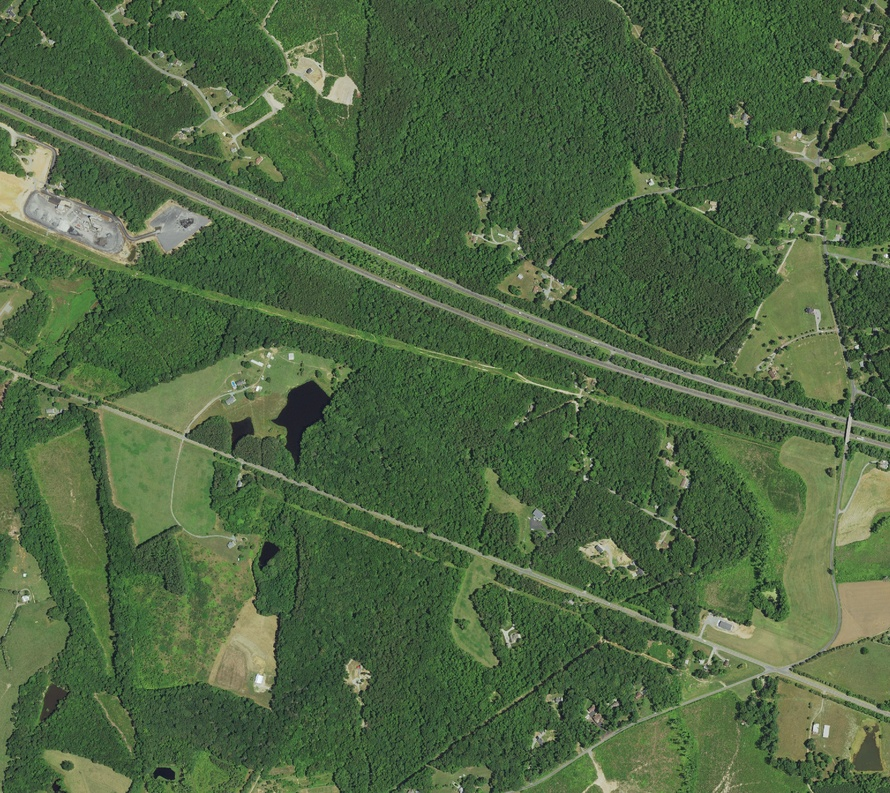
#> input picture data/NAIP/m_3707807_ne_17_060_20210629.jpg, 890 x 793 px, shrunk from 2314 x 2061 before the run, found by its file name
$ python traj_sim.py
#> lines starting #> are read from the running program, lines starting #| are printed output that depends on the picture
import cv2
import matplotlib.pyplot as plt
import numpy as np
from scipy.interpolate import CubicSpline


def generate_uav_trajectory(patch_size, map_height, map_width, step_size_px, trajectory_type='linear', **kwargs):
    margin_y = patch_size // 2
    margin_x = patch_size // 2

    def in_bounds(x, y):
        return margin_x <= x < map_width - margin_x and margin_y <= y < map_height - margin_y

    if trajectory_type == 'linear':
        start = np.array([
            np.random.randint(margin_x, map_width - margin_x),
            np.random.randint(margin_y, map_height - margin_y)
        ])
        direction = np.random.randn(2)
        direction = direction / np.linalg.norm(direction)

        coords = []
        current = start.copy()
        while in_bounds(current[0], current[1]):
            coords.append(current.copy())
            current = current + direction * step_size_px

    elif trajectory_type == 'sine':
        xs = np.arange(margin_x, map_width - margin_x, step_size_px)
        amplitude = (map_height - 2 * margin_y) / 4
        frequency = 2 * np.pi / len(xs)
        ys = (map_height / 2) + amplitude * np.sin(frequency * np.arange(len(xs)))
        coords = np.stack([xs, ys], axis=1)

    elif trajectory_type == 'circular':
        center_x = np.random.randint(margin_x + patch_size, map_width - margin_x - patch_size)
        center_y = np.random.randint(margin_y + patch_size, map_height - margin_y - patch_size)
        radius = kwargs.get("radius", min(map_height, map_width) // 4)

        angles = np.linspace(0, 2 * np.pi, int(2 * np.pi * radius / step_size_px))
        xs = center_x + radius * np.cos(angles)
        ys = center_y + radius * np.sin(angles)
        coords = np.stack([xs, ys], axis=1)

    elif trajectory_type == 'spline':
        start = np.array([
            np.random.randint(margin_x, map_width - margin_x),
            np.random.randint(margin_y, map_height - margin_y)
        ])
        end = np.array([
            np.random.randint(margin_x, map_width - margin_x),
            np.random.randint(margin_y, map_height - margin_y)
        ])
        mid1 = (start + end) / 2 + np.random.randn(2) * 50
        mid2 = (start + end) / 2 - np.random.randn(2) * 50

        path_points = np.stack([start, mid1, mid2, end])
        t = np.linspace(0, 1, path_points.shape[0])
        ts = np.linspace(0, 1, int(np.linalg.norm(end - start) / step_size_px))

        cs_x = CubicSpline(t, path_points[:, 0])
        cs_y = CubicSpline(t, path_points[:, 1])
        xs = cs_x(ts)
        ys = cs_y(ts)
        coords = np.stack([xs, ys], axis=1)

    else:
        raise ValueError(f"Unknown trajectory type: {trajectory_type}")

    coords = np.array([pt for pt in coords if in_bounds(pt[0], pt[1])])
    coords = coords.astype(np.int32)

    return coords

map_path = "data/NAIP/m_3707807_ne_17_060_20210629.jpg"
patch_size = 64
step_size_px = 20

map_img = cv2.imread(map_path)
#> map_img is the input picture: shape (793, 890, 3); mean B, G, R 66.8, 101.7, 79
if map_img is None:
    raise FileNotFoundError(f"Nie znaleziono pliku: {map_path}")
map_img = cv2.cvtColor(map_img, cv2.COLOR_BGR2RGB)
map_h, map_w, _ = map_img.shape
#> map_h = 793; map_w = 890

types = ['linear', 'sine', 'circular', 'spline']
fig, axs = plt.subplots(2, 2, figsize=(14, 12))
axs = axs.ravel()

for i, ttype in enumerate(types):
    coords = generate_uav_trajectory(patch_size, map_h, map_w, step_size_px, trajectory_type=ttype, radius=150)
    img_copy = map_img.copy()

    for j in range(1, len(coords)):
        cv2.line(img_copy, tuple(coords[j - 1]), tuple(coords[j]), (255, 0, 0), 10)

    start_pt = tuple(coords[0])
    cv2.drawMarker(img_copy, start_pt, (0, 255, 0), markerType=cv2.MARKER_STAR, markerSize=80, thickness=9)
    cv2.putText(img_copy, "START", (start_pt[0] + 10, start_pt[1] - 50),
                cv2.FONT_HERSHEY_SIMPLEX, 3.0, (0, 255, 0), 10)

    end_pt = tuple(coords[-1])
    cv2.drawMarker(img_copy, end_pt, (255, 255, 0), markerType=cv2.MARKER_STAR, markerSize=80, thickness=9)
    cv2.putText(img_copy, "END", (end_pt[0] - 200, end_pt[1] - 50),
                cv2.FONT_HERSHEY_SIMPLEX, 3.0, (255, 255, 0), 10)

    axs[i].imshow(img_copy)
    axs[i].set_title(f"Trajectory: {ttype}", fontsize=14)
    axs[i].axis('off')
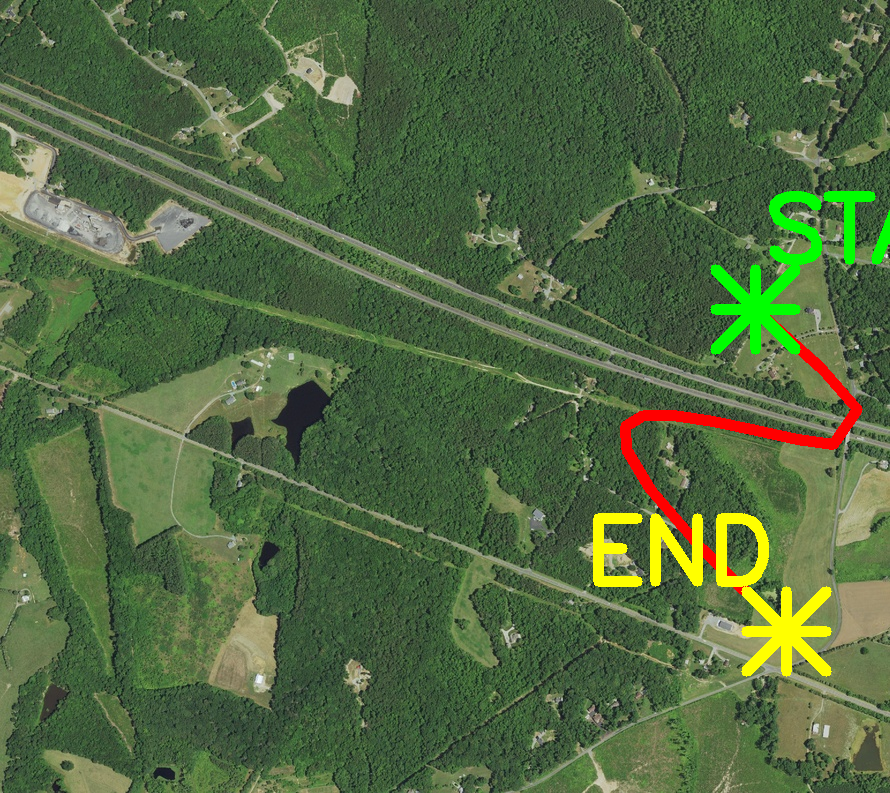
#> img_copy: shape (793, 890, 3); mean R, G, B 81.7, 104.7, 64.4


plt.tight_layout()
plt.savefig("trajectories_grid.png")
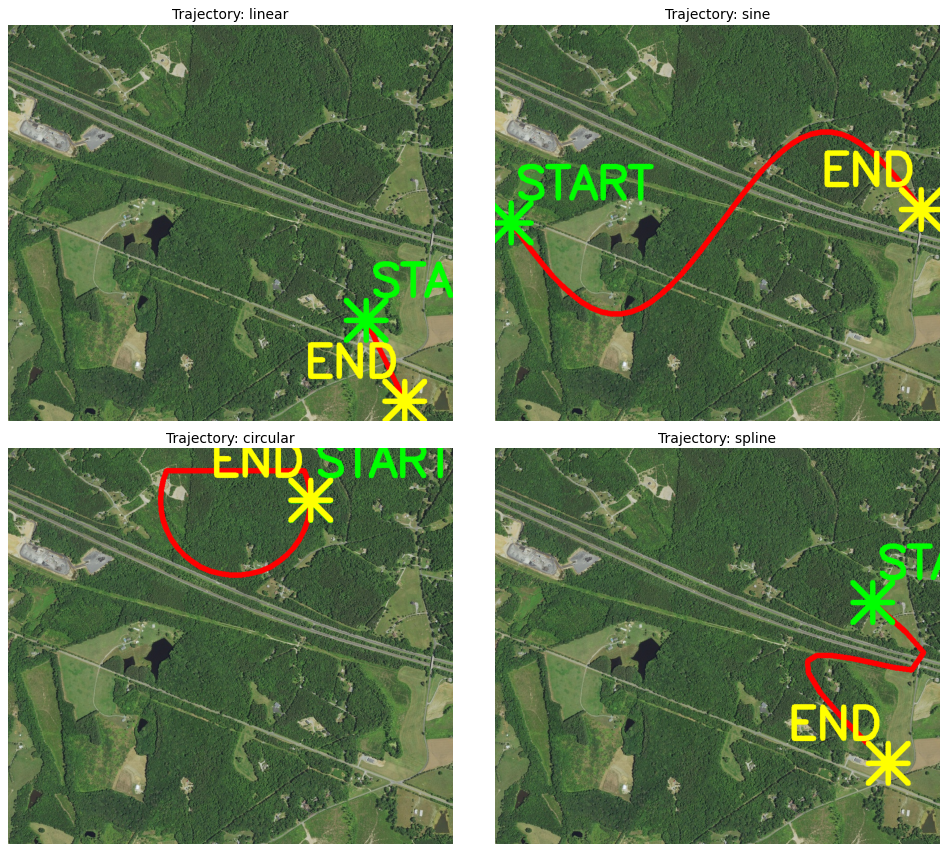
#> figure drawn by matplotlib, 4 panels
plt.show()

$ run again, with data/NAIP/m_3608905_nw_16_1_20140728.jpg copied over data/NAIP/m_3707807_ne_17_060_20210629.jpg
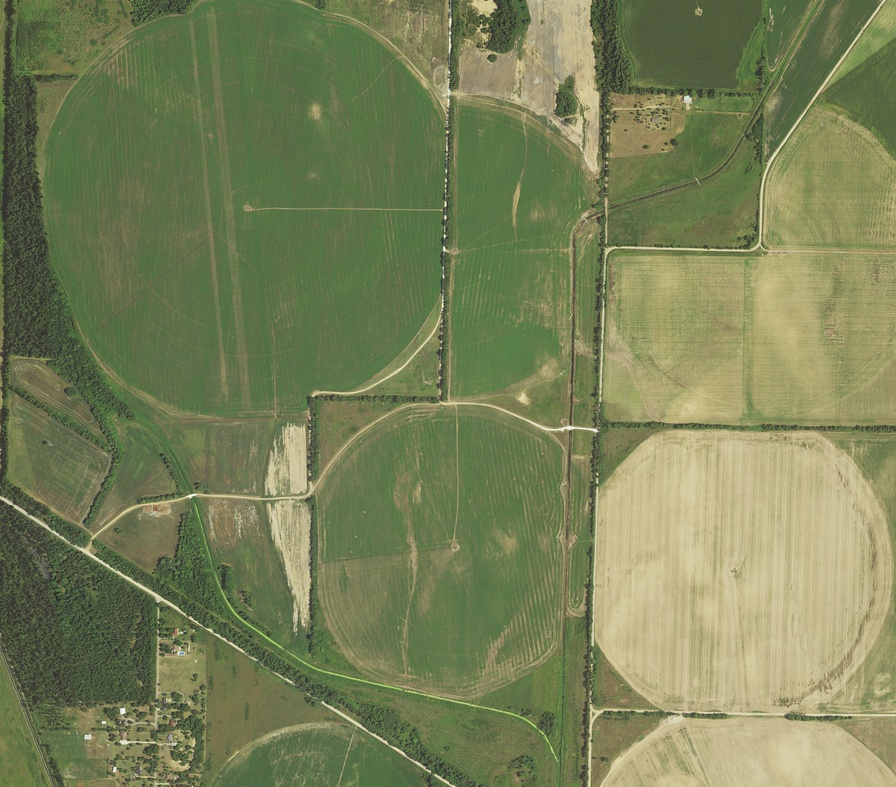
#> input picture data/NAIP/m_3608905_nw_16_1_20140728.jpg, 896 x 787 px, shrunk from 2334 x 2051 before the run, found by its file name
#> map_img is the input picture: shape (787, 896, 3); mean B, G, R 87.5, 129, 120.7
#> after the loop `for i, ttype in enumerate(types):`:
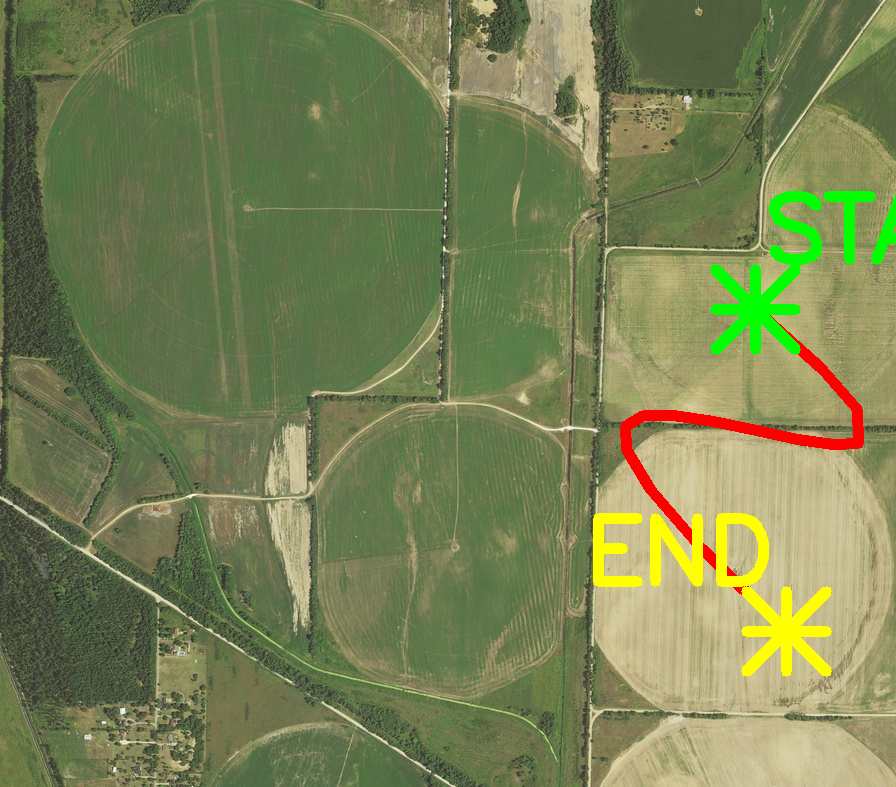
#> img_copy: shape (787, 896, 3); mean R, G, B 120.3, 129.7, 83.3
#> `plt.savefig("trajectories_grid.png")`:
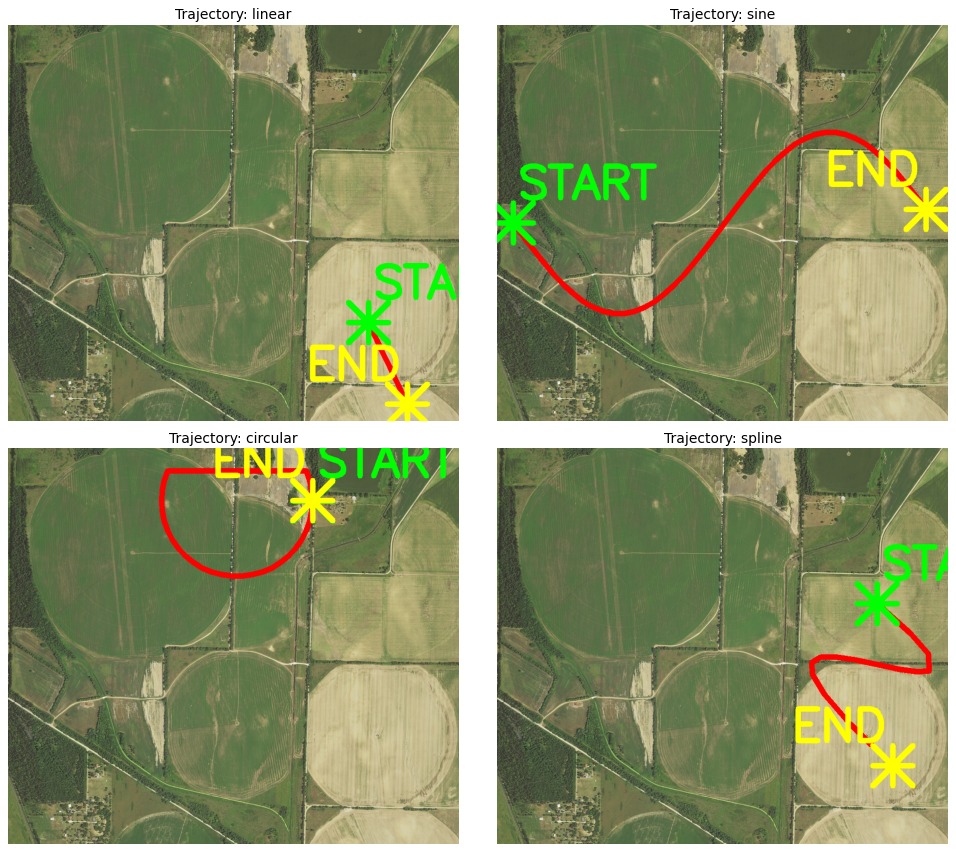
#> figure drawn by matplotlib, 4 panels

$ run again, with data/NAIP/m_3809452_se_15_1_20120624.jpg copied over data/NAIP/m_3707807_ne_17_060_20210629.jpg
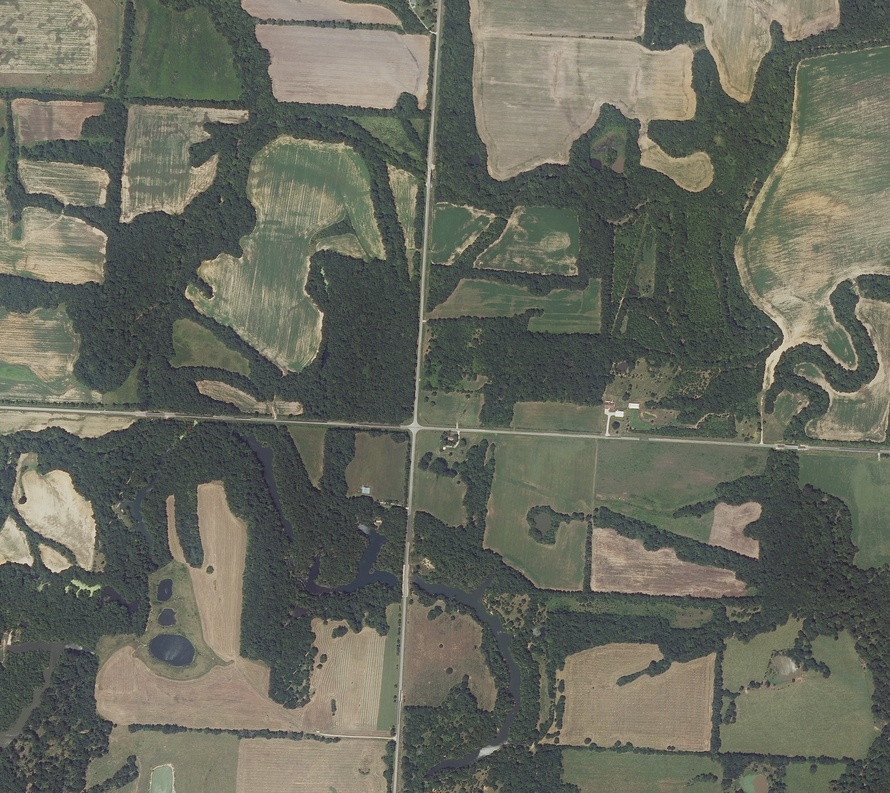
#> input picture data/NAIP/m_3809452_se_15_1_20120624.jpg, 890 x 793 px, shrunk from 2279 x 2030 before the run, found by its file name
#> map_img is the input picture: shape (793, 890, 3); mean B, G, R 93.8, 105.4, 103.2
#> after the loop `for i, ttype in enumerate(types):`:
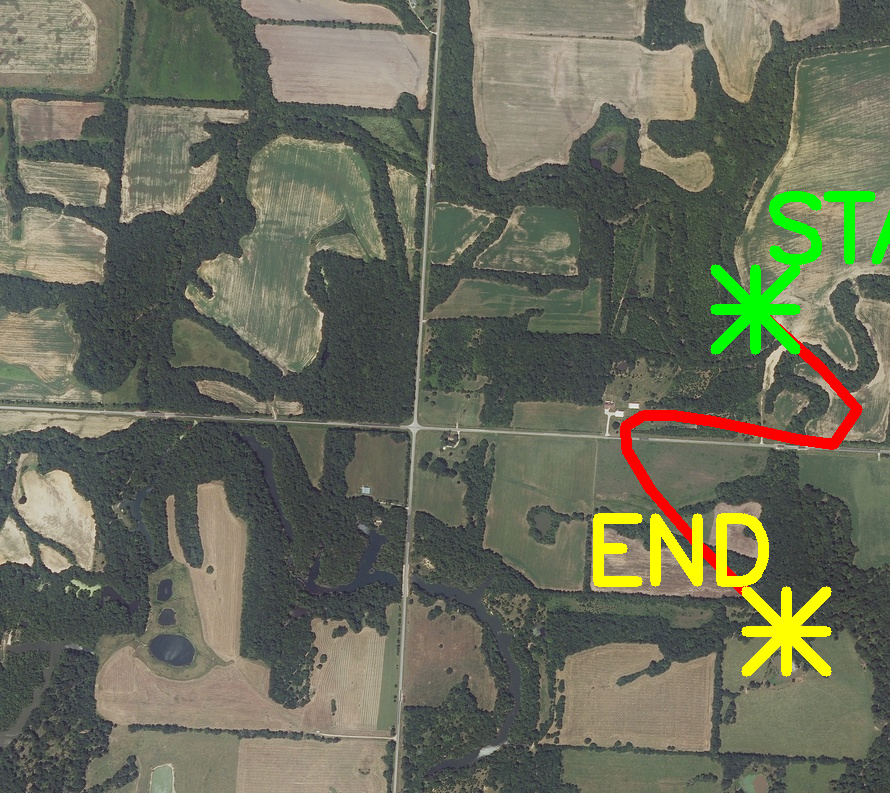
#> img_copy: shape (793, 890, 3); mean R, G, B 105.3, 108.3, 90.6
#> `plt.savefig("trajectories_grid.png")`:
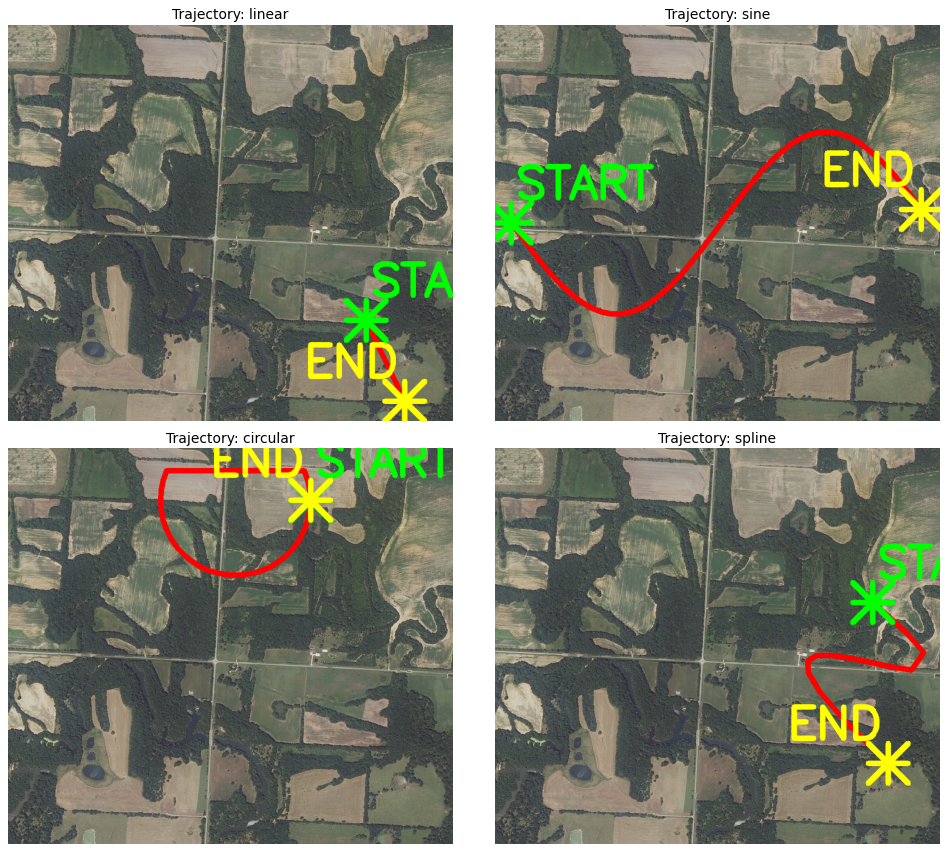
#> figure drawn by matplotlib, 4 panels
